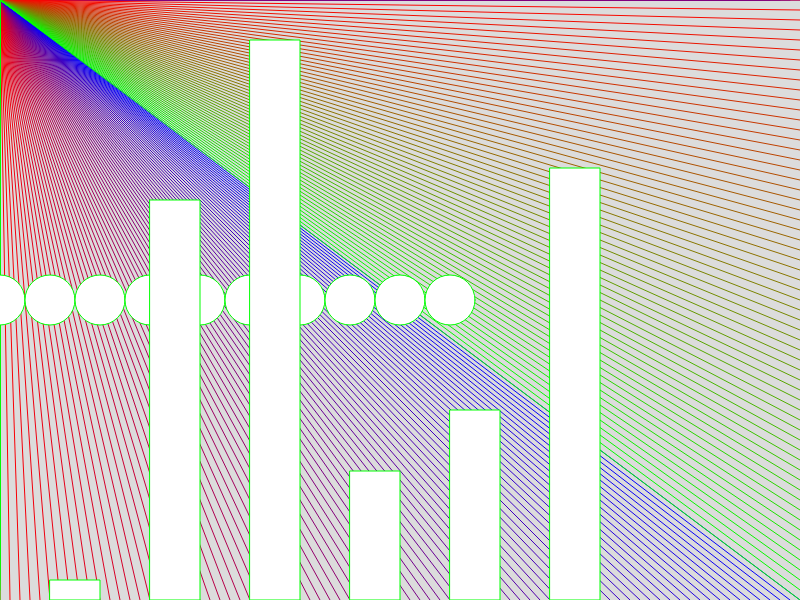
Frame 1 (no input)
Frame 60 (no input): identical to frame 1, image omitted
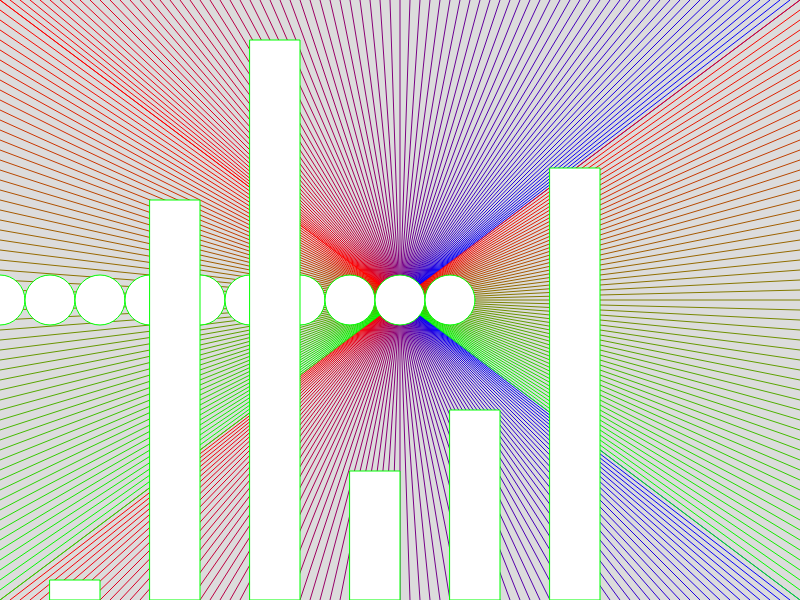
Frame 120 (the mouse pressed at the canvas centre since frame 60)

The p5.js sketch that drew these frames (run headless with seeded random() and noise() and a simulated clock; from frame 60 on, the mouse is pressed at the canvas centre):

// p5.js sketch
// ── sketch.js
let balkenArray = [20, 400, 560, 129, 190, 432];

function setup() {
  createCanvas(800, 600);
}

function draw() {
  background(220);

  /*line(0, 0, mouseX, mouseY);
  line(10, 0, mouseX, mouseY);
  line(20, 0, mouseX, mouseY);
  line(30, 0, mouseX, mouseY);
  line(40, 0, mouseX, mouseY);
  line(50, 0, mouseX, mouseY);*/

  // WHILE LOOP
  // while(CONDITION){ 
  //  wiederhole den Block immer wieder,
  //  solange die Bedingung true ist
  // }

  let counter = 0;
  while(counter <= width){
    let redVal = map(counter, 0, width, 255, 0);
    let blueVal = 255 - redVal;
    stroke(redVal, 0, blueVal);
    line(counter, 0, mouseX, mouseY);

    line(counter, height, mouseX, mouseY);
    counter += 10;
  }

  let yPos = 0;
  while(yPos <= height){
    let redVal = map(yPos, 0, height, 255, 0);
    let greenVal = 255 - redVal;
    stroke(redVal, greenVal, 0);
    line(0, yPos, mouseX, mouseY);
    line(width, yPos, mouseX, mouseY);
    yPos += 10;
  }


  let random1 = random(10);
  let random2 = random(10);
  while(random1 == random2){
    random2 = random(10);
  }



  // FOR LOOP
  //for(COUNTER_DEFINITION; CONDITION; INCREMENTOR){}
  for(let i = 0; i<10; i += 1){
    ellipse(i*50, height/2, 50, 50);
  }

  // für jeden Wert im Array einen Balken zeichnen
  for(let index = 0; index < balkenArray.length; index++){
    rect(50 + index*100, height - balkenArray[index], 50, balkenArray[index]);
  }

}
